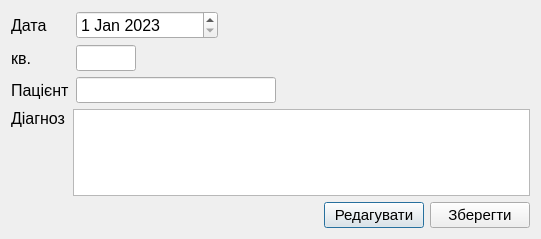
<?xml version="1.0" encoding="UTF-8"?>
<ui version="4.0">
 <class>Dialog_view_diag</class>
 <widget class="QDialog" name="Dialog_view_diag">
  <property name="geometry">
   <rect>
    <x>0</x>
    <y>0</y>
    <width>541</width>
    <height>239</height>
   </rect>
  </property>
  <property name="minimumSize">
   <size>
    <width>0</width>
    <height>0</height>
   </size>
  </property>
  <property name="windowTitle">
   <string>Перегляд діагнозу</string>
  </property>
  <layout class="QFormLayout" name="formLayout_2">
   <item row="1" column="0" colspan="2">
    <layout class="QGridLayout" name="gridLayout_2">
     <property name="horizontalSpacing">
      <number>8</number>
     </property>
     <item row="0" column="0">
      <widget class="QLabel" name="label_13_view">
       <property name="font">
        <font>
         <pointsize>12</pointsize>
        </font>
       </property>
       <property name="layoutDirection">
        <enum>Qt::LeftToRight</enum>
       </property>
       <property name="text">
        <string>Діагноз</string>
       </property>
       <property name="textFormat">
        <enum>Qt::PlainText</enum>
       </property>
       <property name="alignment">
        <set>Qt::AlignLeading|Qt::AlignLeft|Qt::AlignTop</set>
       </property>
       <property name="margin">
        <number>2</number>
       </property>
      </widget>
     </item>
     <item row="0" column="1">
      <widget class="QTextEdit" name="diagnosis_view_diag">
       <property name="font">
        <font>
         <pointsize>11</pointsize>
        </font>
       </property>
      </widget>
     </item>
    </layout>
   </item>
   <item row="2" column="1">
    <layout class="QHBoxLayout" name="horizontalLayout">
     <item>
      <spacer name="horizontalSpacer">
       <property name="orientation">
        <enum>Qt::Horizontal</enum>
       </property>
       <property name="sizeHint" stdset="0">
        <size>
         <width>40</width>
         <height>20</height>
        </size>
       </property>
      </spacer>
     </item>
     <item>
      <widget class="QPushButton" name="editButton_view">
       <property name="minimumSize">
        <size>
         <width>100</width>
         <height>0</height>
        </size>
       </property>
       <property name="maximumSize">
        <size>
         <width>100</width>
         <height>16777215</height>
        </size>
       </property>
       <property name="font">
        <font>
         <pointsize>11</pointsize>
        </font>
       </property>
       <property name="text">
        <string>Редагувати</string>
       </property>
      </widget>
     </item>
     <item>
      <widget class="QPushButton" name="saveButton_view">
       <property name="minimumSize">
        <size>
         <width>100</width>
         <height>0</height>
        </size>
       </property>
       <property name="maximumSize">
        <size>
         <width>100</width>
         <height>16777215</height>
        </size>
       </property>
       <property name="font">
        <font>
         <pointsize>11</pointsize>
        </font>
       </property>
       <property name="text">
        <string>Зберегти</string>
       </property>
      </widget>
     </item>
    </layout>
   </item>
   <item row="0" column="0">
    <layout class="QGridLayout" name="gridLayout">
     <item row="1" column="1">
      <widget class="QLineEdit" name="apart_view_diag">
       <property name="sizePolicy">
        <sizepolicy hsizetype="Fixed" vsizetype="Fixed">
         <horstretch>0</horstretch>
         <verstretch>0</verstretch>
        </sizepolicy>
       </property>
       <property name="maximumSize">
        <size>
         <width>60</width>
         <height>16777215</height>
        </size>
       </property>
       <property name="font">
        <font>
         <pointsize>11</pointsize>
        </font>
       </property>
       <property name="maxLength">
        <number>10</number>
       </property>
      </widget>
     </item>
     <item row="0" column="0">
      <widget class="QLabel" name="label_10_view">
       <property name="font">
        <font>
         <pointsize>12</pointsize>
        </font>
       </property>
       <property name="layoutDirection">
        <enum>Qt::LeftToRight</enum>
       </property>
       <property name="styleSheet">
        <string notr="true"/>
       </property>
       <property name="text">
        <string>Дата</string>
       </property>
       <property name="textFormat">
        <enum>Qt::PlainText</enum>
       </property>
       <property name="margin">
        <number>2</number>
       </property>
      </widget>
     </item>
     <item row="2" column="0">
      <widget class="QLabel" name="label_12_view">
       <property name="font">
        <font>
         <pointsize>12</pointsize>
        </font>
       </property>
       <property name="layoutDirection">
        <enum>Qt::LeftToRight</enum>
       </property>
       <property name="text">
        <string>Пацієнт</string>
       </property>
       <property name="textFormat">
        <enum>Qt::PlainText</enum>
       </property>
       <property name="margin">
        <number>2</number>
       </property>
      </widget>
     </item>
     <item row="2" column="1">
      <widget class="QLineEdit" name="patient_view_diag">
       <property name="sizePolicy">
        <sizepolicy hsizetype="Fixed" vsizetype="Fixed">
         <horstretch>0</horstretch>
         <verstretch>0</verstretch>
        </sizepolicy>
       </property>
       <property name="minimumSize">
        <size>
         <width>200</width>
         <height>0</height>
        </size>
       </property>
       <property name="font">
        <font>
         <pointsize>11</pointsize>
        </font>
       </property>
       <property name="maxLength">
        <number>30</number>
       </property>
      </widget>
     </item>
     <item row="0" column="1">
      <widget class="QDateEdit" name="dateEdit_view_diag">
       <property name="sizePolicy">
        <sizepolicy hsizetype="Fixed" vsizetype="Fixed">
         <horstretch>0</horstretch>
         <verstretch>0</verstretch>
        </sizepolicy>
       </property>
       <property name="minimumSize">
        <size>
         <width>142</width>
         <height>0</height>
        </size>
       </property>
       <property name="font">
        <font>
         <pointsize>12</pointsize>
        </font>
       </property>
       <property name="date">
        <date>
         <year>2023</year>
         <month>1</month>
         <day>1</day>
        </date>
       </property>
      </widget>
     </item>
     <item row="1" column="0">
      <widget class="QLabel" name="label_11_view">
       <property name="font">
        <font>
         <pointsize>12</pointsize>
        </font>
       </property>
       <property name="layoutDirection">
        <enum>Qt::LeftToRight</enum>
       </property>
       <property name="text">
        <string>кв.</string>
       </property>
       <property name="textFormat">
        <enum>Qt::PlainText</enum>
       </property>
       <property name="margin">
        <number>2</number>
       </property>
      </widget>
     </item>
    </layout>
   </item>
  </layout>
 </widget>
 <resources/>
 <connections/>
</ui>
